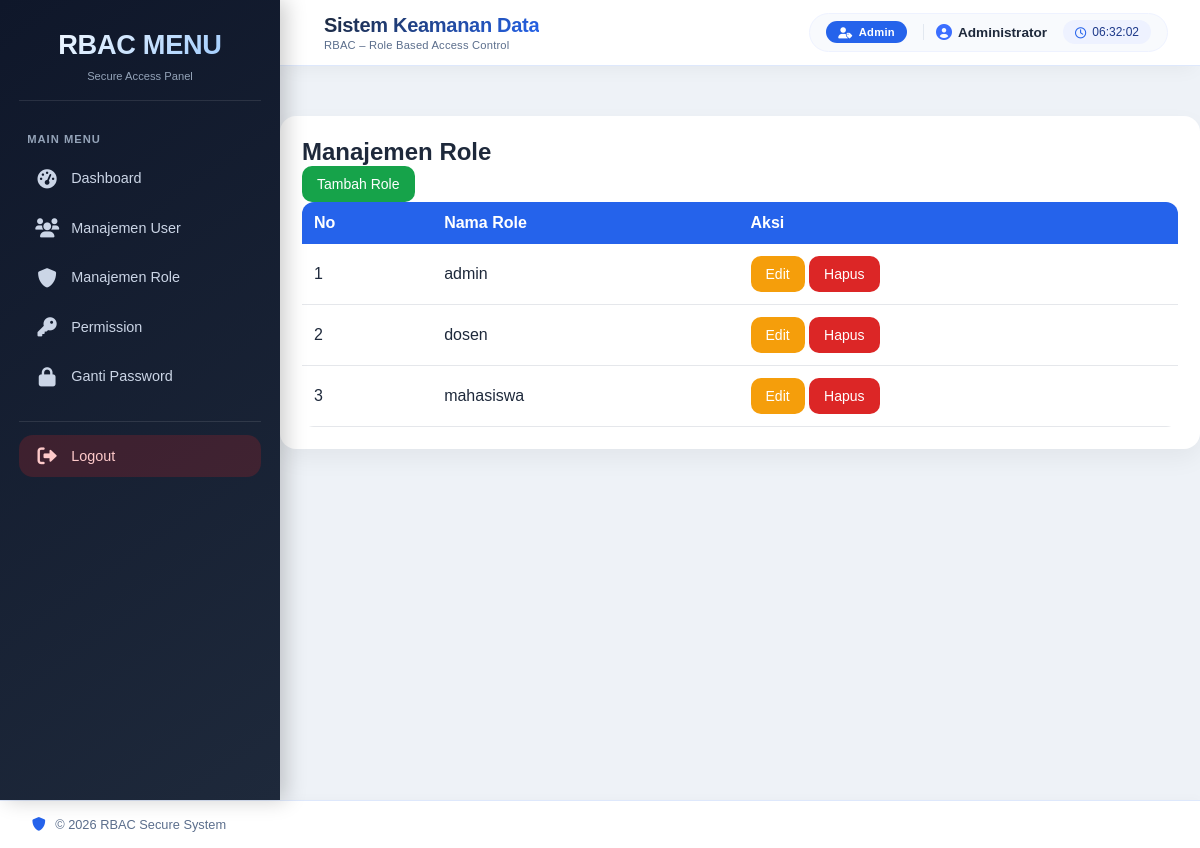
The page /admin/role.php (signed in) on the database its author committed.
### tables this page shows
CREATE TABLE `roles` (
  `id` int(11) NOT NULL,
  `nama_role` varchar(50) NOT NULL,
  `created_at` timestamp NOT NULL DEFAULT current_timestamp()
);

### admin/role.php (the view)
<?php
include '../includes/header.php';
include '../includes/sidebar.php';
include '../includes/navbar.php';
$data=mysqli_query($conn,"SELECT * FROM roles");
?>
<div class="card">
<h2>Manajemen Role</h2>
<a href="tambah_role.php" class="btn btn-success">Tambah Role</a>
<table class="table">
<tr><th>No</th><th>Nama Role</th><th>Aksi</th></tr>
<?php $no=1; while($d=mysqli_fetch_assoc($data)): ?>
<tr>
<td><?= $no++; ?></td>
<td><?= $d['nama_role']; ?></td>
<td>
<a href="edit_role.php?id=<?= $d['id']; ?>" class="btn btn-warning">Edit</a>
<a href="hapus_role.php?id=<?= $d['id']; ?>" class="btn btn-danger">Hapus</a>
</td>
</tr>
<?php endwhile; ?>
</table>
</div>
<?php include '../includes/footer.php'; ?>

### assets/css/style.css (style rules this page uses)
* { margin:0; padding:0; box-sizing:border-box; font-family:Arial, Helvetica, sans-serif; }
body { background:#f1f5f9; color:#1e293b; }
.card { background:#fff; padding:22px; border-radius:16px; box-shadow:0 8px 18px rgba(0,0,0,.05); margin-bottom:20px; }
.table { width:100%; border-collapse:collapse; background:#fff; border-radius:12px; overflow:hidden; }
.table th { background:#2563eb; color:#fff; padding:12px; text-align:left; }
.table td { padding:12px; border-bottom:1px solid #e5e7eb; }
.btn { display:inline-block; padding:10px 15px; border:none; border-radius:10px; cursor:pointer; text-decoration:none; font-size:14px; transition:.25s; }
.btn-danger { background:#dc2626; color:#fff; }
.btn-success { background:#16a34a; color:#fff; }
.btn-warning { background:#f59e0b; color:#fff; }

### includes/header.php (style rules this page uses)
:root { --primary:#2563eb; --dark:#111827; --light:#f8fafc; --text:#1e293b; }
* { box-sizing:border-box; }
body { margin:0; padding:0; font-family:Arial, Helvetica, sans-serif; background:#eef2f7; color:var(--text); }
.card { background:#fff; border-radius:16px; padding:22px; box-shadow:0 10px 25px rgba(0,0,0,.05); margin-bottom:20px; }

### rows shown on the page
roles: nama_role "admin"
roles: nama_role "dosen"
roles: nama_role "mahasiswa"

### other values the page prints
$_SESSION['role'] "Admin"
$_SESSION['nama'] "Administrator"
